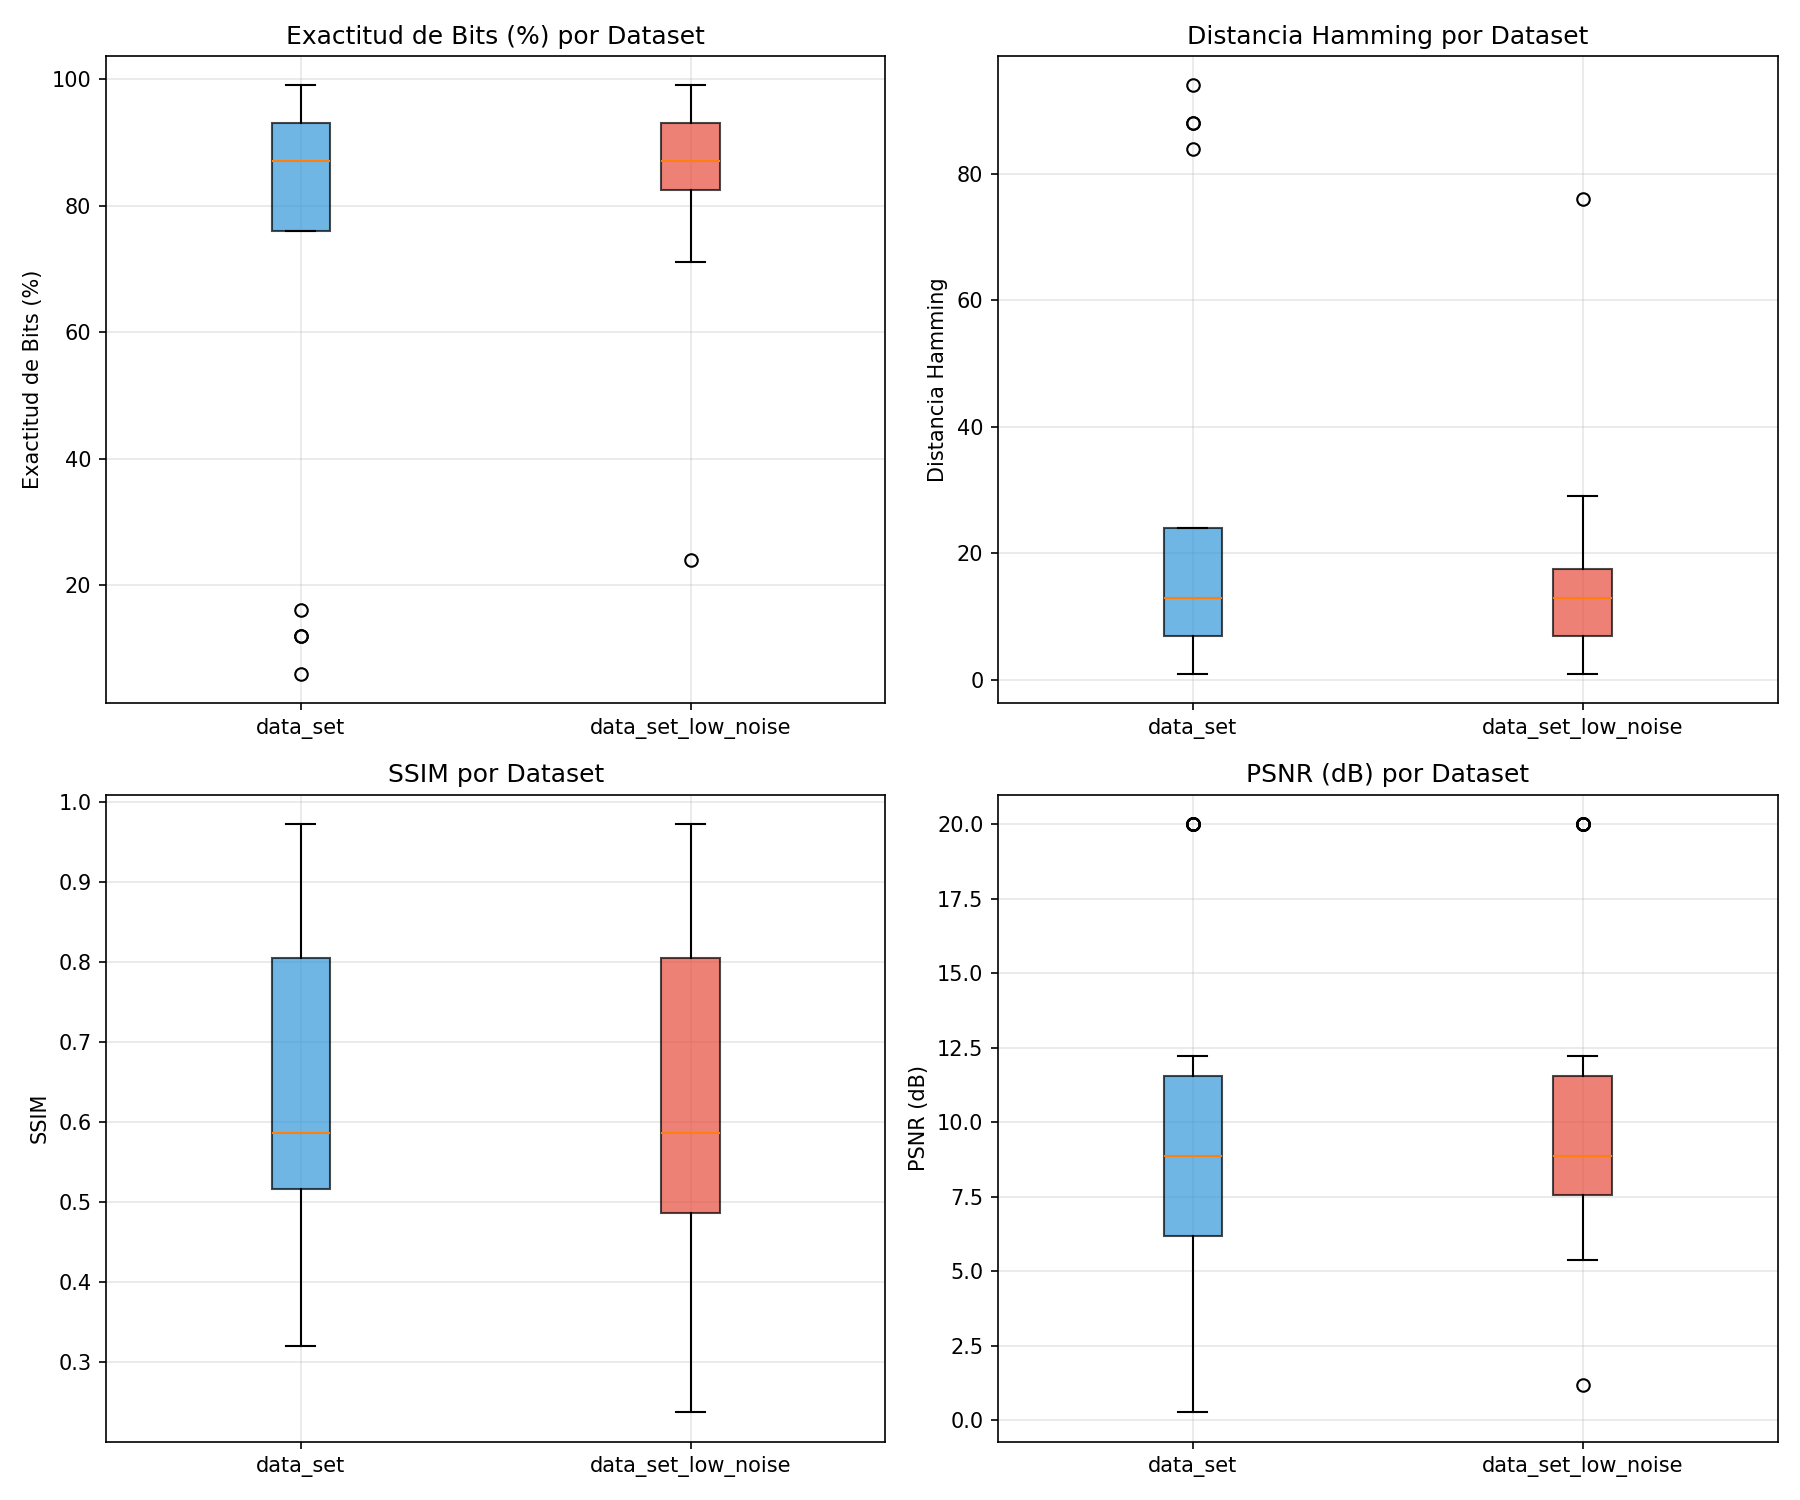

This chart was generated by the following Python code:
import numpy as np
import pandas as pd
import os
import matplotlib.pyplot as plt

class HopfieldNetwork:
    """Simple Hopfield Network."""
    
    def __init__(self, num_neurons, normalize_weights=True):
        self.num_neurons = num_neurons
        self.normalize_weights = normalize_weights
        self.weights = np.zeros((num_neurons, num_neurons))
    
    def train(self, patterns):
        self.weights = np.zeros((self.num_neurons, self.num_neurons))
        for pattern in patterns:
            pattern = pattern.reshape(-1, 1)
            if self.normalize_weights:
                self.weights += np.dot(pattern, pattern.T) / self.num_neurons
            else:
                self.weights += np.dot(pattern, pattern.T)
        np.fill_diagonal(self.weights, 0)
    
    def update(self, pattern, steps=20):
        pattern = pattern.reshape(-1, 1)
        for _ in range(steps):
            activation = np.dot(self.weights, pattern)
            pattern = np.where(activation >= 0, 1, -1)
        return pattern.flatten()
    
    def energy(self, pattern):
        pattern = pattern.reshape(-1, 1)
        return -0.5 * pattern.T @ self.weights @ pattern

def hamming_distance(p1, p2):
    """Number of differing bits."""
    return np.sum(p1 != p2)

def bit_accuracy(p1, p2):
    """Percentage of matching bits."""
    return np.sum(p1 == p2) / len(p1) * 100

def mse(p1, p2):
    """Mean squared error."""
    return np.mean((p1 - p2) ** 2)

def rmse(p1, p2):
    """Root mean squared error."""
    return np.sqrt(mse(p1, p2))

def peak_signal_to_noise_ratio(p1, p2):
    """PSNR in dB."""
    max_val = 2  # Range is -1 to 1
    mse_val = mse(p1, p2)
    if mse_val == 0:
        return float('inf')
    return 20 * np.log10(max_val / np.sqrt(mse_val))

def structural_similarity(p1, p2):
    """Simplified SSIM for binary patterns."""
    # Mean and variance
    mu1, mu2 = np.mean(p1), np.mean(p2)
    var1, var2 = np.var(p1), np.var(p2)
    cov = np.mean((p1 - mu1) * (p2 - mu2))
    
    # Constants
    k1, k2 = 0.01, 0.03
    L = 2  # Dynamic range
    
    c1 = (k1 * L) ** 2
    c2 = (k2 * L) ** 2
    
    numerator = (2 * mu1 * mu2 + c1) * (2 * cov + c2)
    denominator = (mu1**2 + mu2**2 + c1) * (var1 + var2 + c2)
    
    if denominator == 0:
        return 0
    return numerator / denominator

def load_patterns(csv_files):
    patterns = []
    labels = []
    for file in csv_files:
        data = pd.read_csv(file, header=None)
        matriz = data.values
        matriz = np.where(matriz == 0, -1, matriz)
        patterns.append(matriz.flatten())
        labels.append(file.split('.')[0])
    return np.array(patterns), labels

def load_noisy_examples(data_folder):
    examples = []
    true_labels = []
    for letra in ['A', 'B', 'C', 'D', 'E']:
        folder = os.path.join(data_folder, f'letra_{letra}')
        for i in range(1, 11):
            path = os.path.join(folder, f'Example_{i}.csv')
            if os.path.exists(path):
                data = pd.read_csv(path, header=None)
                matriz = data.values
                matriz = np.where(matriz == 0, -1, matriz)
                examples.append(matriz.flatten())
                true_labels.append(letra)
    return np.array(examples), true_labels

def evaluate_reconstruction(original_patterns, original_labels, noisy_examples, true_labels, hopfield_net):
    """Evaluate ONLY reconstruction metrics."""
    results = {
        'hamming_distance': [],
        'bit_accuracy': [],
        'mse': [],
        'rmse': [],
        'psnr': [],
        'ssim': [],
        'energy': [],
        'energy_reduction': [],
    }
    
    original_energies = [hopfield_net.energy(p) for p in original_patterns]
    
    for i, noisy in enumerate(noisy_examples):
        reconstructed = hopfield_net.update(noisy, steps=20)
        true_letter = true_labels[i]
        true_idx = original_labels.index(true_letter)
        original = original_patterns[true_idx]
        
        # Compute metrics
        results['hamming_distance'].append(hamming_distance(original, reconstructed))
        results['bit_accuracy'].append(bit_accuracy(original, reconstructed))
        results['mse'].append(mse(original, reconstructed))
        results['rmse'].append(rmse(original, reconstructed))
        results['psnr'].append(peak_signal_to_noise_ratio(original, reconstructed))
        results['ssim'].append(structural_similarity(original, reconstructed))
        
        final_energy = hopfield_net.energy(reconstructed)
        results['energy'].append(final_energy)
        results['energy_reduction'].append(original_energies[true_idx] - final_energy)
    
    return results

def print_reconstruction_metrics(results, dataset_name):
    """Print reconstruction metrics."""
    print(f"\n{'='*60}")
    print(f"MÉTRICAS DE RECONSTRUCCIÓN - {dataset_name}")
    print(f"{'='*60}")
    
    metrics_summary = {
        'Distancia Hamming': (results['hamming_distance'], 'bits'),
        'Exactitud de Bits': (results['bit_accuracy'], '%'),
        'MSE': (results['mse'], ''),
        'RMSE': (results['rmse'], ''),
        'PSNR': (results['psnr'], 'dB'),
        'SSIM': (results['ssim'], ''),
        'Energía Final': (results['energy'], ''),
        'Reducción de Energía': (results['energy_reduction'], ''),
    }
    
    print(f"{'Métrica':<25} {'Media':<12} {'Std':<12} {'Min':<12} {'Max':<12}")
    print("-" * 70)
    
    for name, (values, unit) in metrics_summary.items():
        mean_val = np.mean(values)
        std_val = np.std(values)
        min_val = np.min(values)
        max_val = np.max(values)
        
        if unit:
            print(f"{name:<25} {mean_val:<12.4f} {std_val:<12.4f} {min_val:<12.4f} {max_val:<12.4f}")
        else:
            print(f"{name:<25} {mean_val:<12.4f} {std_val:<12.4f} {min_val:<12.4f} {max_val:<12.4f}")

def plot_reconstruction_comparison(results_dict, output_file='reconstruction_metrics.png'):
    """Plot comparison of reconstruction metrics across datasets."""
    metrics_to_plot = ['bit_accuracy', 'hamming_distance', 'ssim', 'psnr']
    metric_labels = ['Exactitud de Bits (%)', 'Distancia Hamming', 'SSIM', 'PSNR (dB)']
    
    fig, axes = plt.subplots(2, 2, figsize=(12, 10))
    axes = axes.flatten()
    
    for ax, metric, label in zip(axes, metrics_to_plot, metric_labels):
        data = [results_dict[ds][metric] for ds in results_dict]
        labels = list(results_dict.keys())
        
        bp = ax.boxplot(data, labels=labels, patch_artist=True)
        colors = ['#3498db', '#e74c3c']
        for patch, color in zip(bp['boxes'], colors):
            patch.set_facecolor(color)
            patch.set_alpha(0.7)
        
        ax.set_ylabel(label)
        ax.set_title(f'{label} por Dataset')
        ax.grid(True, alpha=0.3)
    
    plt.tight_layout()
    plt.savefig(output_file, dpi=150)
    plt.close()
    print(f"\nGráfico guardado en: {output_file}")

def main():
    csv_files = ['A.csv', 'B.csv', 'C.csv', 'D.csv', 'E.csv']
    original_patterns, original_labels = load_patterns(csv_files)
    
    # Train network
    hopfield_net = HopfieldNetwork(100, normalize_weights=True)
    hopfield_net.train(original_patterns)
    
    # Evaluate on both datasets
    results_dict = {}
    
    for dataset in ['data_set', 'data_set_low_noise']:
        if not os.path.exists(dataset):
            continue
            
        noisy_examples, true_labels = load_noisy_examples(dataset)
        results = evaluate_reconstruction(original_patterns, original_labels, noisy_examples, true_labels, hopfield_net)
        results_dict[dataset] = results
        
        print_reconstruction_metrics(results, dataset.upper())
    
    # Plot comparison
    if len(results_dict) > 1:
        plot_reconstruction_comparison(results_dict)
    
    # Summary table
    print(f"\n{'='*60}")
    print("COMPARACIÓN FINAL")
    print(f"{'='*60}")
    print(f"{'Dataset':<20} {'Bit Accuracy':<15} {'Hamming':<12} {'SSIM':<12} {'PSNR':<12}")
    print("-" * 70)
    for ds, res in results_dict.items():
        print(f"{ds:<20} {np.mean(res['bit_accuracy']):<15.2f} {np.mean(res['hamming_distance']):<12.2f} {np.mean(res['ssim']):<12.4f} {np.mean(res['psnr']):<12.2f}")

if __name__ == "__main__":
    main()
